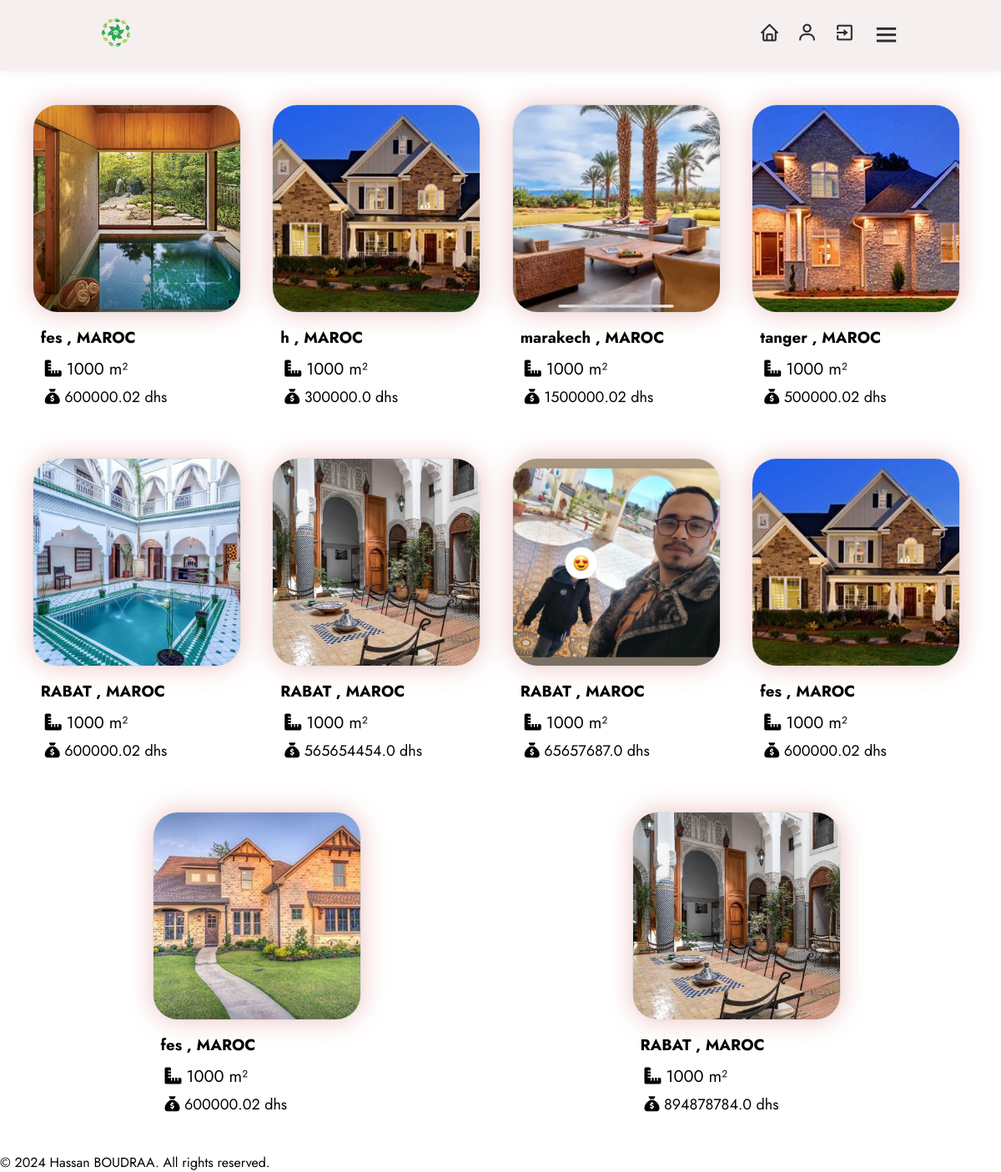
The page /dashboard (signed in) on the database its author committed.
### models/user.py (models this page shows)
class Products(db.Model):
    id = db.Column(db.String(50), primary_key=True, default=lambda: str( uuid.uuid4()), unique=True, nullable=False)
    name = db.Column(db.String(255), nullable=False)
    city = db.Column(db.String(8), nullable=False)
    price = db.Column(db.Float, nullable=False)
    image_path = db.Column(db.String(255), nullable=True)
    num_rooms = Column(Integer, nullable=False)
    section = Column(Integer, nullable=False)
    num_bain = Column(Integer, nullable=False)
    window_per_house = Column(Integer, nullable=False)
    user_id = db.Column(db.String(50),db.ForeignKey('user.id'),nullable=False)
    user = db.relationship('User', backref=db.backref('products', lazy=True))

### models/app.py (the view)
    @app.route('/dashboard')
    @login_required
    def dashboard():
        all_products = Products.query.order_by(asc(Products.id)).all()
        processed_products = [
                {
                    'name': product.name,
                    'city': product.city,
                    'price': product.price,
                    'num_rooms': product.num_rooms,
                    'section': product.section,
                    'num_bain': product.num_bain,
                   'window_per_house': product.window_per_house,
                    'image_path': os.path.basename(product.image_path) if product.image_path else None,
                    'product_id_string': str(product.id),
                    'username': product.user.username
                }
                     for product in all_products
            ]
        return render_template('dashboard.html', all_products=processed_products)

### models/templates/dashboard.html (shortened to what this page needs)
<!DOCTYPE html>
<html lang="en">
        <head>
                <link rel="stylesheet" href="{{ url_for('static', filename='style/dashboard.css') }}">
                <link rel="stylesheet" href="https://cdnjs.cloudflare.com/ajax/libs/font-awesome/6.4.2/css/all.min.css" />
                <link rel="stylesheet" href="https://unpkg.com/boxicons@latest/css/boxicons.min.css">
                <link href="https://cdn.jsdelivr.net/npm/bootstrap-icons@1.21.0/font/bootstrap-icons.css" rel="stylesheet">
        </head>
        <body>
                <header>
                        <div class="logo">
                                <img src="{{ url_for('static', filename='images/icon.png') }}" alt="Icon">
                        </div>
                        <div class="nav-icon">
                                <a onclick="window.location.href='{{ url_for('dashboard') }}'"><i class='bx bx-home'></i></a>
                                <a onclick="window.location.href='{{ url_for('user', username=current_user.username) }}'"><i class='bx bx-user'></i></a>
                                <a onclick="window.location.href='{{ url_for('exit') }}'"><i class='bx bx-exit'></i></a>
                                <div class="bx bx-menu" id="menu-icon"></div>
                        </div>
                </header>
                <section class="inside">
                        <div class="container">
                                {% for product in all_products %}
                                <div class="product">
                                         {% if product.image_path %}
                                         <a href="{{ url_for('product_detail', product_id=product['product_id_string'], username=current_user.username) }}">
                                                 <img src="{{ url_for('serve_image', filename=product.image_path.split('/')[-1]) }}" alt="Product Image"/>
                                         </a>
                                         {% endif %}
                                         <h3 style="margin: 10px"><p>   {{ product.city }} , MAROC</p></h3>
                                         <p style="font-size: 20px; margin-bottom: 6px; margin-left: 15px;"><i class="fa-solid fa-ruler-combined"></i>    {{ product.section }} m²</p>
                                         <p style="font-size: 18px; margin-bottom: 10px; margin-left: 15px;"><i class="fa-solid fa-sack-dollar"></i>   {{ product.price }} dhs</p>
                                </div>
                                {% endfor %}
                        </div>
                </section>
        </body>
    <footer>
            <p>&copy; 2024 Hassan BOUDRAA. All rights reserved.</p>
    </footer>
</html>

### models/static/style/dashboard.css (style rules this page uses)
* { margin: 0; padding: 0; box-sizing: border-box; font-family: 'Jost', sans-serif; list-style: none; text-decoration: none; }
header { position: fixed; width: 100%; top: 0; right: 0; z-index: 1000; display: flex; align-items: center; justify-content: space-between; padding: 20px 10%; background-color: #f5efef; box-shadow: 0 0 10px rgba(0, 0, 0, 0.1); }
.logo img { max-width: 120px; height: 1cm; }
.nav-icon { display: flex; align-items: center; }
.nav-icon i { margin-right: 20px; color: #2c2c2c; font-size: 25px; font-weight: 400; transform: all .42s ease; }
#menu-icon { font-size: 35px; color: #2c2c2c; z-index: 10001; cursor: pointer; }
.inside { padding-top: 70px; padding-right: 10px; }
.container { align-items: center; display: flex; flex-wrap: wrap; justify-content: space-around; padding: 20px; }
.product { width: 270px; margin: 5px; padding: 10px; }
.product img { max-width: 250px; height: auto; height: 250px; object-fit: cover; margin-top: 20px; border: 1px solid #ddd; border-radius: 30px; overflow: hidden; box-shadow: 0 0 30px rgba(201, 57, 57, 0.3); }

### rows shown on the page
Products: city "fes", section "1000", price "600000.02"
Products: section "1000", price "300000.0"
Products: city "marakech", section "1000", price "1500000.02"
Products: city "tanger", section "1000", price "500000.02"
Products: city "RABAT", section "1000", price "600000.02"
Products: city "RABAT", section "1000", price "565654454.0"
Products: city "RABAT", section "1000", price "65657687.0"
Products: city "fes", section "1000", price "600000.02"
Products: city "fes", section "1000", price "600000.02"
Products: city "RABAT", section "1000", price "894878784.0"

### other values the page prints
{{ product.city }} "h"
